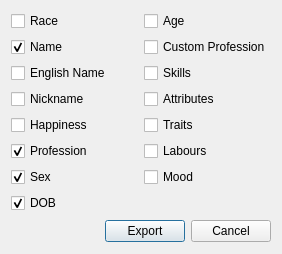
<?xml version="1.0" encoding="UTF-8"?>
<ui version="4.0">
 <class>exportDia</class>
 <widget class="QDialog" name="exportDia">
  <property name="enabled">
   <bool>true</bool>
  </property>
  <property name="geometry">
   <rect>
    <x>0</x>
    <y>0</y>
    <width>282</width>
    <height>254</height>
   </rect>
  </property>
  <property name="minimumSize">
   <size>
    <width>282</width>
    <height>254</height>
   </size>
  </property>
  <property name="maximumSize">
   <size>
    <width>282</width>
    <height>254</height>
   </size>
  </property>
  <property name="windowTitle">
   <string>Export</string>
  </property>
  <property name="windowIcon">
   <iconset resource="runesmith.qrc">
    <normaloff>:/Runesmith/Runesmith.bmp</normaloff>:/Runesmith/Runesmith.bmp</iconset>
  </property>
  <property name="sizeGripEnabled">
   <bool>false</bool>
  </property>
  <property name="modal">
   <bool>true</bool>
  </property>
  <layout class="QGridLayout" name="gridLayout">
   <item row="0" column="0">
    <widget class="QCheckBox" name="raceCB">
     <property name="text">
      <string>Race</string>
     </property>
    </widget>
   </item>
   <item row="30" column="0" colspan="2">
    <layout class="QHBoxLayout">
     <property name="spacing">
      <number>6</number>
     </property>
     <property name="margin">
      <number>0</number>
     </property>
     <item>
      <spacer>
       <property name="orientation">
        <enum>Qt::Horizontal</enum>
       </property>
       <property name="sizeHint" stdset="0">
        <size>
         <width>131</width>
         <height>31</height>
        </size>
       </property>
      </spacer>
     </item>
     <item>
      <widget class="QPushButton" name="exportBtn">
       <property name="text">
        <string>Export</string>
       </property>
      </widget>
     </item>
     <item>
      <widget class="QPushButton" name="cancelButton">
       <property name="text">
        <string>Cancel</string>
       </property>
      </widget>
     </item>
    </layout>
   </item>
   <item row="18" column="0">
    <spacer name="verticalSpacer">
     <property name="orientation">
      <enum>Qt::Vertical</enum>
     </property>
     <property name="sizeHint" stdset="0">
      <size>
       <width>20</width>
       <height>40</height>
      </size>
     </property>
    </spacer>
   </item>
   <item row="0" column="1">
    <widget class="QCheckBox" name="ageCB">
     <property name="text">
      <string>Age</string>
     </property>
    </widget>
   </item>
   <item row="1" column="1">
    <widget class="QCheckBox" name="cProfCB">
     <property name="text">
      <string>Custom Profession</string>
     </property>
    </widget>
   </item>
   <item row="1" column="0">
    <widget class="QCheckBox" name="nameCB">
     <property name="text">
      <string>Name</string>
     </property>
     <property name="checked">
      <bool>true</bool>
     </property>
    </widget>
   </item>
   <item row="10" column="0">
    <widget class="QCheckBox" name="dobCB">
     <property name="text">
      <string>DOB</string>
     </property>
     <property name="checked">
      <bool>true</bool>
     </property>
    </widget>
   </item>
   <item row="2" column="0">
    <widget class="QCheckBox" name="engCB">
     <property name="text">
      <string>English Name</string>
     </property>
    </widget>
   </item>
   <item row="3" column="0">
    <widget class="QCheckBox" name="nickCB">
     <property name="text">
      <string>Nickname</string>
     </property>
    </widget>
   </item>
   <item row="5" column="0">
    <widget class="QCheckBox" name="happCB">
     <property name="text">
      <string>Happiness</string>
     </property>
    </widget>
   </item>
   <item row="6" column="0">
    <widget class="QCheckBox" name="profCB">
     <property name="text">
      <string>Profession</string>
     </property>
     <property name="checked">
      <bool>true</bool>
     </property>
    </widget>
   </item>
   <item row="7" column="0">
    <widget class="QCheckBox" name="sexCB">
     <property name="text">
      <string>Sex</string>
     </property>
     <property name="checked">
      <bool>true</bool>
     </property>
    </widget>
   </item>
   <item row="2" column="1">
    <widget class="QCheckBox" name="skillsCB">
     <property name="text">
      <string>Skills</string>
     </property>
    </widget>
   </item>
   <item row="3" column="1">
    <widget class="QCheckBox" name="attrCB">
     <property name="text">
      <string>Attributes</string>
     </property>
    </widget>
   </item>
   <item row="5" column="1">
    <widget class="QCheckBox" name="traitCB">
     <property name="text">
      <string>Traits</string>
     </property>
    </widget>
   </item>
   <item row="6" column="1">
    <widget class="QCheckBox" name="labsCB">
     <property name="text">
      <string>Labours</string>
     </property>
    </widget>
   </item>
   <item row="7" column="1">
    <widget class="QCheckBox" name="moodCB">
     <property name="text">
      <string>Mood</string>
     </property>
    </widget>
   </item>
  </layout>
 </widget>
 <resources>
  <include location="runesmith.qrc"/>
 </resources>
 <connections>
  <connection>
   <sender>exportBtn</sender>
   <signal>clicked()</signal>
   <receiver>exportDia</receiver>
   <slot>accept()</slot>
   <hints>
    <hint type="sourcelabel">
     <x>278</x>
     <y>253</y>
    </hint>
    <hint type="destinationlabel">
     <x>96</x>
     <y>254</y>
    </hint>
   </hints>
  </connection>
  <connection>
   <sender>cancelButton</sender>
   <signal>clicked()</signal>
   <receiver>exportDia</receiver>
   <slot>reject()</slot>
   <hints>
    <hint type="sourcelabel">
     <x>369</x>
     <y>253</y>
    </hint>
    <hint type="destinationlabel">
     <x>179</x>
     <y>282</y>
    </hint>
   </hints>
  </connection>
 </connections>
</ui>
